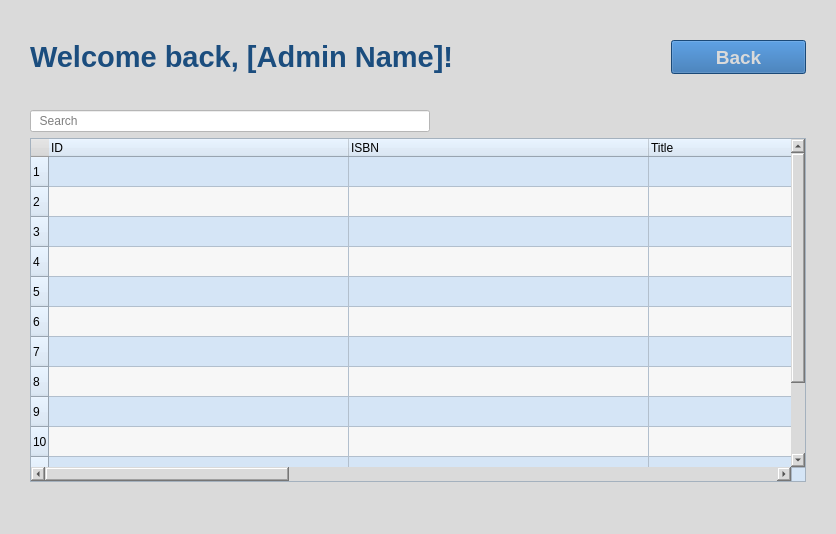
<?xml version="1.0" encoding="UTF-8"?>
<ui version="4.0">
 <class>BookSearch</class>
 <widget class="QMainWindow" name="BookSearch">
  <property name="geometry">
   <rect>
    <x>0</x>
    <y>0</y>
    <width>836</width>
    <height>534</height>
   </rect>
  </property>
  <property name="windowTitle">
   <string>Book Search</string>
  </property>
  <property name="styleSheet">
   <string notr="true">background-color: rgb(218, 218, 218);</string>
  </property>
  <widget class="QWidget" name="centralwidget">
   <layout class="QVBoxLayout" name="verticalLayout">
    <property name="leftMargin">
     <number>30</number>
    </property>
    <property name="topMargin">
     <number>40</number>
    </property>
    <property name="rightMargin">
     <number>30</number>
    </property>
    <property name="bottomMargin">
     <number>30</number>
    </property>
    <item>
     <layout class="QHBoxLayout" name="horizontalLayout">
      <item>
       <widget class="QLabel" name="label_welcome">
        <property name="font">
         <font>
          <pointsize>22</pointsize>
          <bold>true</bold>
         </font>
        </property>
        <property name="styleSheet">
         <string notr="true">color: rgb(27, 77, 126);</string>
        </property>
        <property name="text">
         <string>Welcome back, [Admin Name]!</string>
        </property>
       </widget>
      </item>
      <item>
       <widget class="QPushButton" name="pushButton_back">
        <property name="maximumSize">
         <size>
          <width>135</width>
          <height>35</height>
         </size>
        </property>
        <property name="font">
         <font>
          <pointsize>14</pointsize>
          <bold>true</bold>
         </font>
        </property>
        <property name="styleSheet">
         <string notr="true">background-color: rgb(36, 102, 168);
color: rgb(218, 218, 218);</string>
        </property>
        <property name="text">
         <string>Back</string>
        </property>
        <property name="icon">
         <iconset>
          <normalon>:/icons/icons/arrow-left.svg</normalon>
         </iconset>
        </property>
        <property name="iconSize">
         <size>
          <width>24</width>
          <height>24</height>
         </size>
        </property>
       </widget>
      </item>
     </layout>
    </item>
    <item>
     <spacer name="verticalSpacer">
      <property name="orientation">
       <enum>Qt::Vertical</enum>
      </property>
      <property name="sizeType">
       <enum>QSizePolicy::Maximum</enum>
      </property>
      <property name="sizeHint" stdset="0">
       <size>
        <width>20</width>
        <height>30</height>
       </size>
      </property>
     </spacer>
    </item>
    <item>
     <layout class="QVBoxLayout" name="verticalLayout_2">
      <item>
       <widget class="QLineEdit" name="lineEdit_searchBar">
        <property name="maximumSize">
         <size>
          <width>400</width>
          <height>16777215</height>
         </size>
        </property>
        <property name="styleSheet">
         <string notr="true">background-color: rgb(255, 255, 255);</string>
        </property>
        <property name="placeholderText">
         <string>  Search</string>
        </property>
       </widget>
      </item>
      <item>
       <widget class="QTableWidget" name="tableWidget">
        <property name="sizePolicy">
         <sizepolicy hsizetype="MinimumExpanding" vsizetype="MinimumExpanding">
          <horstretch>0</horstretch>
          <verstretch>0</verstretch>
         </sizepolicy>
        </property>
        <property name="styleSheet">
         <string notr="true">background-color: rgb(213, 229, 246);</string>
        </property>
        <property name="lineWidth">
         <number>1</number>
        </property>
        <property name="verticalScrollBarPolicy">
         <enum>Qt::ScrollBarAlwaysOn</enum>
        </property>
        <property name="alternatingRowColors">
         <bool>true</bool>
        </property>
        <property name="sortingEnabled">
         <bool>true</bool>
        </property>
        <property name="rowCount">
         <number>13</number>
        </property>
        <attribute name="horizontalHeaderCascadingSectionResizes">
         <bool>false</bool>
        </attribute>
        <attribute name="horizontalHeaderMinimumSectionSize">
         <number>35</number>
        </attribute>
        <attribute name="horizontalHeaderDefaultSectionSize">
         <number>300</number>
        </attribute>
        <attribute name="horizontalHeaderStretchLastSection">
         <bool>true</bool>
        </attribute>
        <attribute name="verticalHeaderMinimumSectionSize">
         <number>20</number>
        </attribute>
        <attribute name="verticalHeaderDefaultSectionSize">
         <number>30</number>
        </attribute>
        <attribute name="verticalHeaderStretchLastSection">
         <bool>false</bool>
        </attribute>
        <row/>
        <row/>
        <row/>
        <row/>
        <row/>
        <row/>
        <row/>
        <row/>
        <row/>
        <row/>
        <row/>
        <row/>
        <row/>
        <column>
         <property name="text">
          <string>ID</string>
         </property>
         <property name="textAlignment">
          <set>AlignLeading|AlignVCenter</set>
         </property>
        </column>
        <column>
         <property name="text">
          <string>ISBN</string>
         </property>
         <property name="textAlignment">
          <set>AlignLeading|AlignVCenter</set>
         </property>
        </column>
        <column>
         <property name="text">
          <string>Title</string>
         </property>
         <property name="textAlignment">
          <set>AlignLeading|AlignVCenter</set>
         </property>
        </column>
        <column>
         <property name="text">
          <string>Author</string>
         </property>
         <property name="textAlignment">
          <set>AlignLeading|AlignVCenter</set>
         </property>
        </column>
        <column>
         <property name="text">
          <string>Genre</string>
         </property>
         <property name="textAlignment">
          <set>AlignLeading|AlignVCenter</set>
         </property>
        </column>
        <column>
         <property name="text">
          <string>Quantity</string>
         </property>
         <property name="textAlignment">
          <set>AlignLeading|AlignVCenter</set>
         </property>
        </column>
       </widget>
      </item>
     </layout>
    </item>
   </layout>
  </widget>
  <widget class="QMenuBar" name="menubar">
   <property name="geometry">
    <rect>
     <x>0</x>
     <y>0</y>
     <width>836</width>
     <height>21</height>
    </rect>
   </property>
  </widget>
  <widget class="QStatusBar" name="statusbar"/>
 </widget>
 <resources/>
 <connections/>
</ui>
